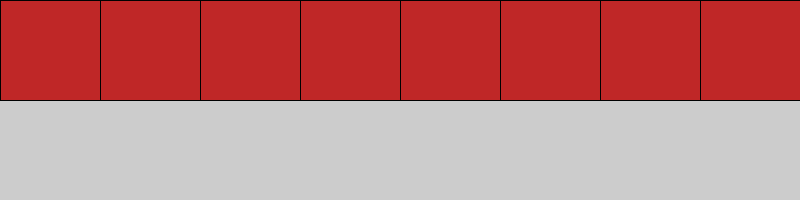
Frame 1 (no input)
Frame 60 (the mouse pressed at the canvas centre just before this capture): identical to frame 1, image omitted
Frame 120 (the mouse held since frame 60 and released just before this capture): identical to frame 1, image omitted

The Processing sketch that drew this single still picture (run headless with seeded random() and noise(); from frame 60 on, the mouse is pressed at the canvas centre):

// Processing sketch: week04_2
// ── week04_2.pde
// week04-2 好玩的程式設計 Processing for(迴圈)+if(判斷)
// Ctrl-N 可開新的視窗來寫程式
void setup(){ //設定的函式
  size(800, 200); // 視窗大小800x200
}
void draw(){ // 畫圖的函式
  for (int x=0; x<800; x+= 100) {// for(迴圈)
    //Tool-色彩選擇器, 可以選你要的顏色, 再copy複製, 再Ctrl-V貼上
    // 下面的 if 是判斷 mouse的x座標, 是否夾在 x ... x+100 中間
    if (x < mouseX && mouseX <x+100) fill(#ED1A1A); // 設定 紅色
    else fill(#BF2727); //否則, 設定填充 暗紅色
    rect( x, 0,100, 100);
   }
}
    
